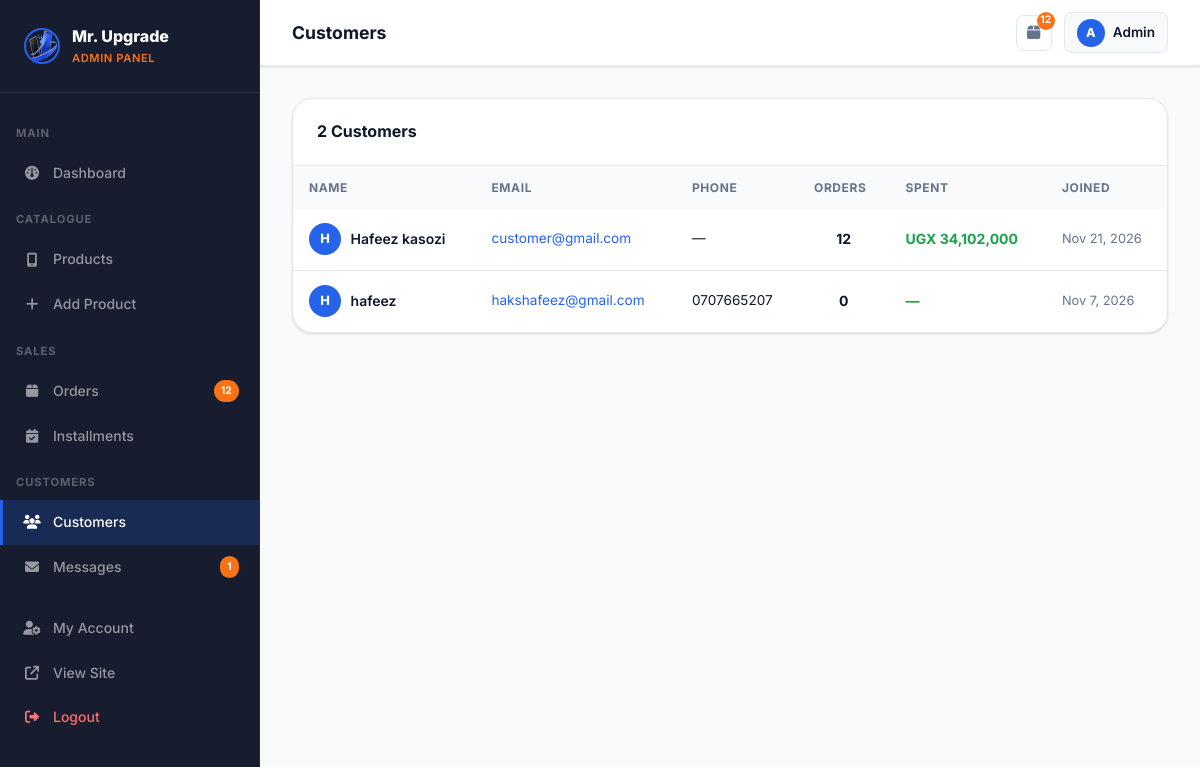
The page /admin/customers.php (signed in) on the database its author committed.
### tables this page shows
CREATE TABLE IF NOT EXISTS `users` (
  `id` int(11) NOT NULL AUTO_INCREMENT,
  `name` varchar(120) NOT NULL,
  `email` varchar(180) NOT NULL,
  `password` varchar(255) DEFAULT NULL,
  `phone` varchar(20) DEFAULT NULL,
  `address` text,
  `role` enum('customer','admin') DEFAULT 'customer',
  `avatar` varchar(255) DEFAULT NULL,
  `google_id` varchar(100) DEFAULT NULL,
  `created_at` timestamp NULL DEFAULT CURRENT_TIMESTAMP,
  PRIMARY KEY (`id`),
  UNIQUE KEY `email` (`email`)
);

### config/db.php (called while the page is built, shortened)
<?php
function formatPrice($amount) {
    return CURRENCY . ' ' . number_format($amount);
}

### admin/customers.php (the view, shortened to what this page needs)
<?php
require_once __DIR__ . '/includes/admin_header.php';
$customers = $conn->query("
    SELECT u.*, COUNT(o.id) as order_count, SUM(o.total_amount) as total_spent
    FROM users u LEFT JOIN orders o ON u.id=o.user_id
    WHERE u.role='customer'
    GROUP BY u.id ORDER BY u.created_at DESC
");
$rows = $customers->fetch_all(MYSQLI_ASSOC);
?>
<div class="data-table-wrap admin-table-desktop">
  <div class="data-table-head"><h3><?= count($rows) ?> Customers</h3></div>
  <div style="overflow-x:auto">
    <table class="data-table" style="min-width:560px">
      <thead><tr><th>Name</th><th>Email</th><th>Phone</th><th>Orders</th><th>Spent</th><th>Joined</th></tr></thead>
      <tbody>
        <?php foreach ($rows as $c): ?>
          <tr>
            <td style="font-weight:600">
              <div style="display:flex;align-items:center;gap:.6rem">
                <div style="width:32px;height:32px;border-radius:50%;background:var(--blue);color:#fff;display:flex;align-items:center;justify-content:center;font-size:.8rem;font-weight:800;flex-shrink:0"><?= strtoupper(substr($c['name'],0,1)) ?></div>
                <span><?= htmlspecialchars($c['name']) ?></span>
              </div>
            </td>
            <td style="color:var(--blue);font-size:.85rem"><?= htmlspecialchars($c['email']) ?></td>
            <td style="font-size:.85rem"><?= htmlspecialchars($c['phone'] ?: '—') ?></td>
            <td style="font-weight:700;text-align:center"><?= $c['order_count'] ?></td>
            <td style="font-weight:700;color:var(--green)"><?= $c['total_spent'] ? formatPrice($c['total_spent']) : '—' ?></td>
            <td style="font-size:.8rem;color:var(--text-muted)"><?= date('M j, Y', strtotime($c['created_at'])) ?></td>
          </tr>
        <?php endforeach; ?>
      </tbody>
    </table>
  </div>
</div>
<?php require_once __DIR__ . '/includes/admin_footer.php'; ?>

### assets/css/style.css (style rules this page uses)
:root { --bg-dark: #0a0e1a; --bg-nav: #171c2e; --bg-hero: #c9ddf5; --bg-body: #ffffff; --bg-section: #f8fafc; --bg-section2: #f1f5f9; --bg-card: #ffffff; --bg-card2: #f8fafc; --blue: #2563eb; --blue-light: #3b82f6; --blue-pale: #eff6ff; --blue-darkpale: #d8e8fe; --blue-glow: #60a5fa; --cyan: #0891b2; --cyan-pale: #ecfeff; --orange: #f97316; --orange-pale: #fff7ed; --green: #16a34a; --green-pale: #f0fdf4; --red: #dc2626; --yellow: #d97706; --text-primary: #0f172a; --text-secondary:#334155; --text-muted: #64748b; --text-faint: #94a3b8; --border: #e2e8f0; --border-blue: rgba(37,99,235,0.25); --shadow-sm: 0 1px 3px rgba(0,0,0,0.08), 0 1px 2px rgba(0,0,0,0.06); --shadow: 0 4px 16px rgba(0,0,0,0.10); --shadow-md: 0 8px 32px rgba(0,0,0,0.12); --shadow-blue: 0 4px 24px rgba(37,99,235,0.18); --radius: 12px; --radius-lg: 20px; --transition: 0.22s ease; --font: 'Inter', sans-serif; --bg-card-dark: #111827; --white: #ffffff; --gray-100: #f1f5f9; --gray-200: #e2e8f0; --gray-400: #94a3b8; --gray-500: #64748b; --gray-600: #475569; --gray-700: #334155; }
*, *::before, *::after { box-sizing: border-box; margin: 0; padding: 0; }
html { scroll-behavior: smooth; }
body { font-family: var(--font); background: var(--bg-body); color: var(--text-primary); line-height: 1.6; overflow-x: hidden; }
.data-table-wrap { background: var(--bg-card); border:1px solid var(--border); border-radius:var(--radius-lg); overflow:hidden; box-shadow:var(--shadow-sm); }
.data-table-head { padding:1.25rem 1.5rem; display:flex; align-items:center; justify-content:space-between; border-bottom:1px solid var(--border); }
.data-table-head h3 { font-size:1rem; font-weight:700; color:var(--text-primary); }
.data-table { width:100%; border-collapse:collapse; }
.data-table th { padding:.75rem 1rem; background:var(--bg-section); text-align:left; font-size:.75rem; font-weight:700; text-transform:uppercase; letter-spacing:.05em; color:var(--text-muted); white-space:nowrap; }
.data-table td { padding:.9rem 1rem; border-bottom:1px solid var(--border); font-size:.875rem; vertical-align:middle; color:var(--text-primary); }
.data-table tr:last-child td { border-bottom:none; }
.data-table-wrap { overflow-x: auto; -webkit-overflow-scrolling: touch; }
.data-table { min-width: 580px; }
.admin-table-desktop { display: block; }
html, body { overflow-x: hidden !important; max-width: 100vw; }

### rows shown on the page
users: name "H", name "Hafeez kasozi", email "customer@gmail.com", phone "—", order_count "12", total_spent "UGX 34,102,000", created_at "Nov 21, 2026"
users: name "H", name "hafeez", email "hakshafeez@gmail.com", phone "0707665207", order_count "0", created_at "Nov 7, 2026"

### other values the page prints
$pending_orders "12"
$unread_msgs "1"
$page_title "Customers"
substr($_SESSION['user_name'],0,1) "A"
explode(' ',$_SESSION['user_name'])[0] "Admin"
count($rows) "2"
